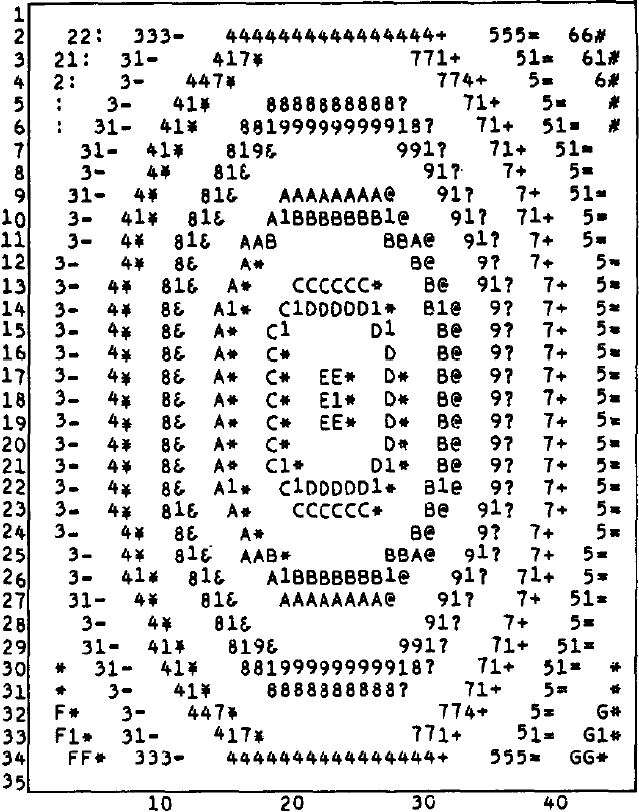
#> input picture CS5190-ComputerVision/HW2-ContourDetection/InputImages/fig.jpg, 639 x 812 px, found by its file name
$ jupyter execute Contour_Detection.ipynb
#> lines starting #> are read from the running program, lines starting #| are printed output that depends on the picture; after the words box and inside, x2 and y2 are one past the last pixel; in counts of white or black regions, pixels touching at a corner belong together
[cell 1]
import cv2
import numpy as np
import matplotlib.pyplot as plt

image = cv2.imread("./input/fig.jpg")
#> image is the input picture: shape (812, 639, 3); min 0, max 255, mean 221.9
image = cv2.cvtColor(image, cv2.COLOR_BGR2RGB)

plt.imshow(image)
plt.show()

[cell 2]
# Converting to grayscale
gray_image = cv2.cvtColor(image, cv2.COLOR_BGR2GRAY)
# Applying binary inverse threshold
ret, gray_image = cv2.threshold(gray_image, 127, 255, cv2.THRESH_BINARY_INV)
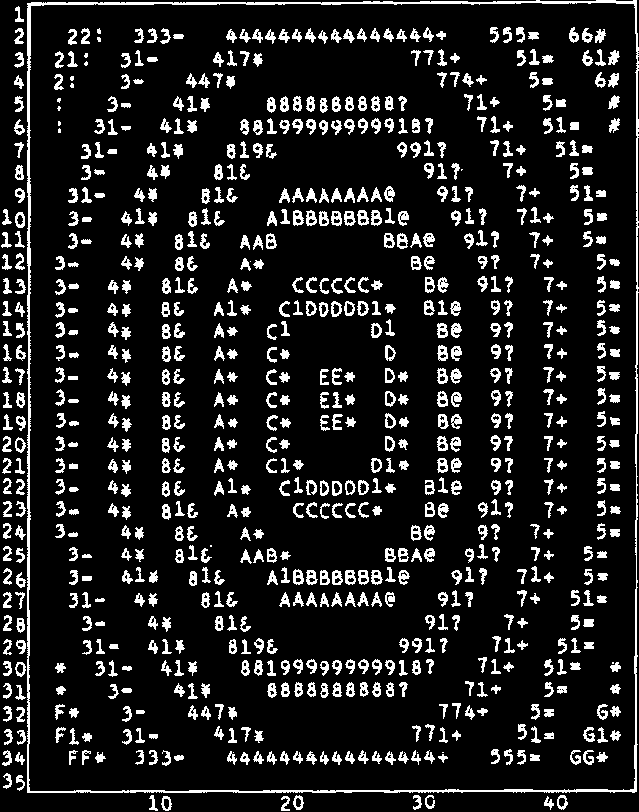
#> gray_image: shape (812, 639); 12.8% white; 821 white regions (17 under 20 px)

plt.imshow(gray_image, cmap='gray') # Specify grayscale colormap
plt.show()

[cell 3]
# Detecting contours in the thresholded grayscale image using hierarchy retrieval and simple approximation
contours, _ = cv2.findContours(gray_image.copy(), cv2.RETR_TREE, cv2.CHAIN_APPROX_SIMPLE)
#> contours = 1255 contours, 351 with area under 20; largest, box (x1, y1, x2, y2) and area: (27, 0, 639, 793) 481200, (28, 2, 638, 792) 477156, (357, 210, 369, 226) 124, (293, 569, 304, 585) 122, (397, 233, 408, 249) 122

# Organizing the found contours by their size in descending order and discarding the two largest ones i.e. the outer frames
contours = sorted(contours, key=cv2.contourArea, reverse=True)[2:]
#> contours = 1253 contours, 351 with area under 20; largest, box (x1, y1, x2, y2) and area: (357, 210, 369, 226) 124, (293, 569, 304, 585) 122, (397, 233, 408, 249) 122, (437, 391, 448, 407) 122, (331, 301, 342, 317) 120

# Creating a blank image with the same dimensions as the original to serve as a canvas
draw_blank_image = np.zeros_like(image)

# Illustrating the contours on the blank canvas using green color and a line thickness of 1
result = cv2.drawContours(draw_blank_image, contours, -1, (0, 255, 0), 1)
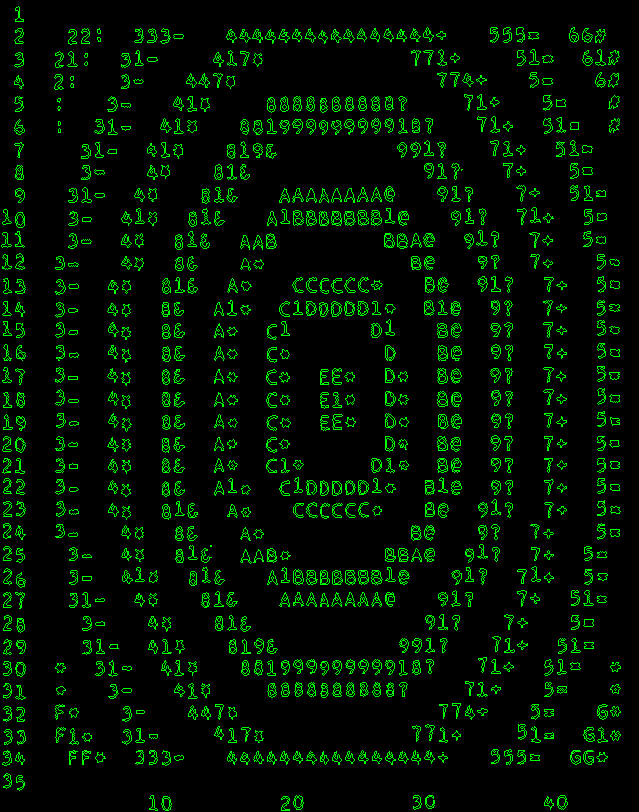
#> result: shape (812, 639, 3); mean of channels 0, 1, 2 0, 18.1, 0; drawn as B, G, R

plt.imshow(result)
plt.show()

[cell 4]
# Convert grayscale image to BGR format for color inversion
inverted_image = cv2.cvtColor(gray_image, cv2.COLOR_GRAY2BGR)
#> inverted_image: shape (812, 639, 3); 12.8% white; 821 white regions (17 under 20 px), largest, box (x1, y1, x2, y2) and area: (27, 0, 639, 793) 6831, (357, 210, 369, 226) 116, (293, 210, 304, 226) 114
# Drawing contours onto inverted BGR image
result = cv2.drawContours(inverted_image.copy(), contours, -1, (0, 255, 0), 1)
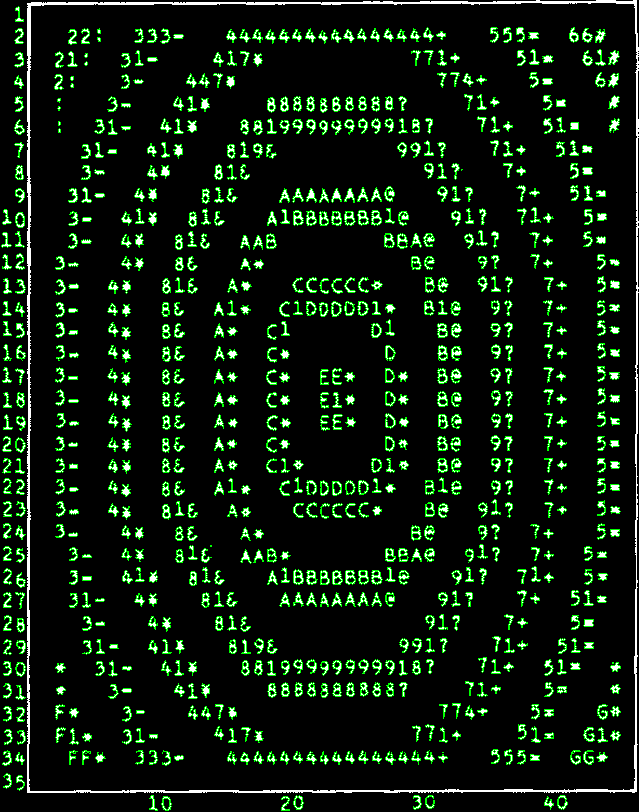
#> result: shape (812, 639, 3); mean B, G, R 14.5, 32.6, 14.5

plt.imshow(result)
plt.show()

[cell 5]
# Calculate bounding boxes for all contours
bounding_boxes = [cv2.boundingRect(contour) for contour in contours]
#> bounding_boxes = 1253 items, first 6: (357, 210, 12, 16), (293, 569, 11, 16), (397, 233, 11, 16), (437, 391, 11, 16), (331, 301, 11, 16), (345, 570, 11, 15)

# Create a copy of the inverted image to draw on
background_for_drawing = inverted_image.copy()
# Iterate over each bounding rectangle to draw it
for box in bounding_boxes:
    x, y, w, h = box
    # Draw each rectangle on the background image
    image_with_bounding_boxes = cv2.rectangle(background_for_drawing, (x, y), (x + w, y + h), (0, 255, 0), 3)
#> this loop made 1253 passes
#> pass 2, `image_with_bounding_boxes = cv2.rectangle(background_for_drawing, (x, ..`:
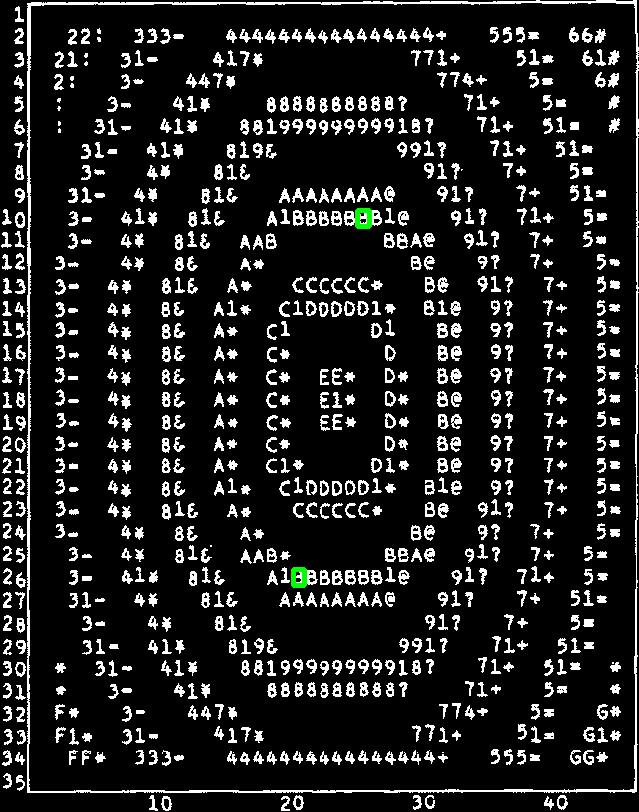
#> image_with_bounding_boxes: shape (812, 639, 3); mean B, G, R 32.5, 32.8, 32.5
#> pass 3, `image_with_bounding_boxes = cv2.rectangle(background_for_drawing, (x, ..`:
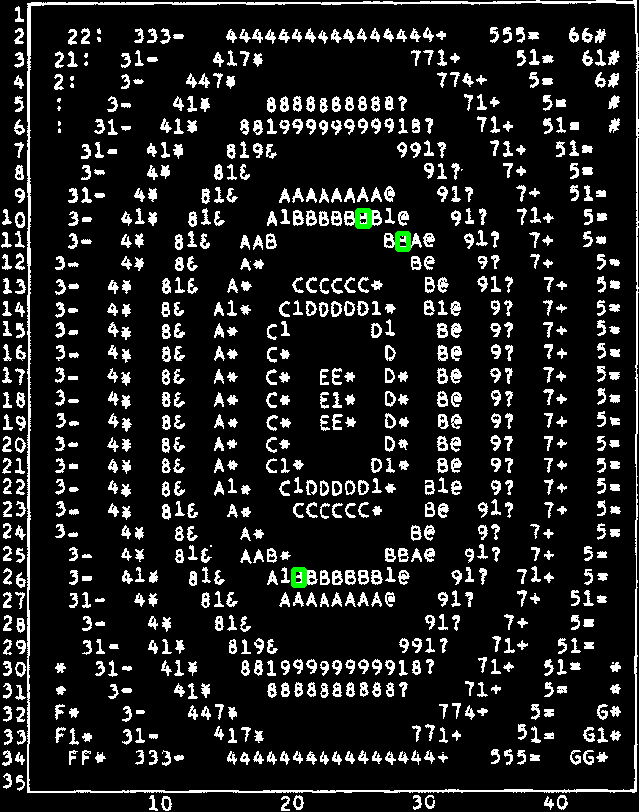
#> image_with_bounding_boxes: shape (812, 639, 3); 0.05% of pixels changed, all inside (x1, y1, x2, y2) = (395, 231, 411, 252)
#> after the loop:
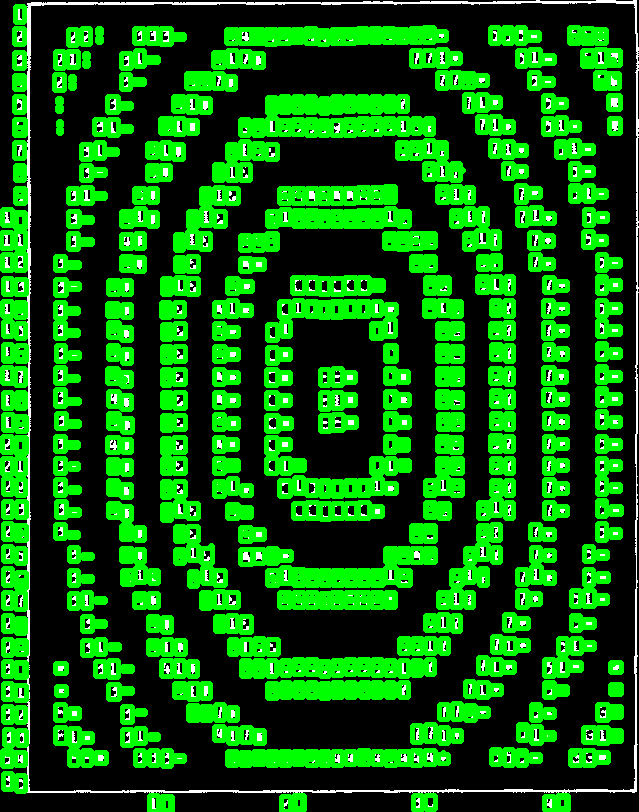
#> background_for_drawing: shape (812, 639, 3); mean B, G, R 10, 100, 10

plt.imshow(background_for_drawing)
plt.show()
